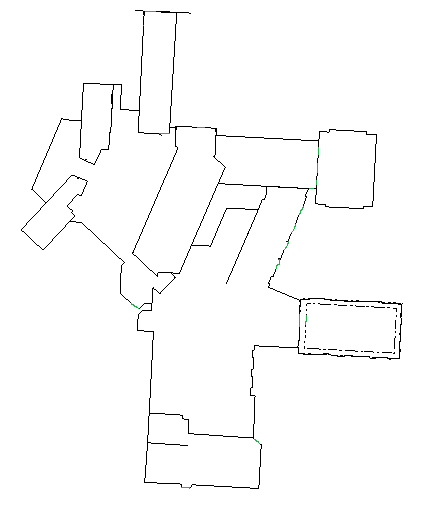
#> input picture buildings/export2.png, 448 x 515 px
$ python building.py
#> lines starting #> are read from the running program, lines starting #| are printed output that depends on the picture
import numpy as np
import scipy.ndimage
from enum import IntEnum
from collections import deque
from matplotlib import pyplot as plt


class Field(IntEnum):
    UNPROCESSED = 0
    OUTSIDE = 1
    WALL = 2
    DOOR = 3
    EXIT_DOOR = 4
    INSIDE = 5


class Direction(IntEnum):
    UNPROCESSED = 0
    UP = 1
    RIGHT = 2
    DOWN = 3
    LEFT = 4


class Building:

    def __init__(self, filename, origin='Antonio'):
#> called with filename = 'buildings/export2.png', origin = 'Antonio'
        self.image = scipy.ndimage.imread(filename)
#> self.image is the input picture: shape (515, 448, 4); mean R, G, B, A 251.2, 251.3, 251.2, 255
        self.image = self.image[:, :, :3]
#> self.image: shape (515, 448, 3)
        self.origin = origin
        if self.origin == 'Antonio':
            self.rmap = {(34, 177, 76): Field.DOOR,
                         (255, 255, 255): Field.INSIDE,
                         # also outside, but already done
                         (0, 0, 0): Field.WALL,
                         }
            self.cmap = {self.rmap[b]: b for b in self.rmap}
            self.cmap[Field.OUTSIDE] = (255, 255, 255)
        self.fields = np.zeros(self.image.shape[:2], dtype=int)
        self.direction = np.zeros(self.image.shape[:2], dtype=int)
        self.parse_fields()

    def neighbours(self, point):
        n, m = self.image.shape[:2]
        x, y = point
        for i, dx, dy in zip(range(1, 5), [-1, 0, 1, 0], [0, 1, 0, -1]):
            nx, ny = x + dx, y + dy
            if nx < 0 or nx >= n or ny < 0 or ny >= m:
                continue
            yield i, (nx, ny)

    def parse_fields(self):
        n, m = self.image.shape[:2]
#> n = 515; m = 448
        processed = {(0, 0)}
        outside = deque([(0, 0)])
        walls_doors = []
        while len(outside) > 0:
            x, y = outside.popleft()
            self.fields[x, y] = Field.OUTSIDE
            for i, (nx, ny) in self.neighbours((x, y)):
                if (nx, ny) not in processed and \
                        np.all(self.image[nx, ny] == self.image[x, y]):
                    outside.append((nx, ny))
                    processed.add((nx, ny))
                elif np.any(self.image[nx, ny] != self.image[x, y]):
                    walls_doors.append((nx, ny))
        colours = {tuple(self.image[x, y]) for x, y in walls_doors}
#> colours = 2 items

        print(colours)
#| {(0, 0, 0), (34, 177, 76)}

        for x in range(self.image.shape[0]):
            for y in range(self.image.shape[1]):
                el = tuple(self.image[x, y])
                if el in self.rmap and self.fields[x, y] == Field.UNPROCESSED:
                    self.fields[x, y] = self.rmap[el]
                elif el not in self.rmap:
                    print("Unknown field at ({}, {}) with value {}.".format(x, y, el))
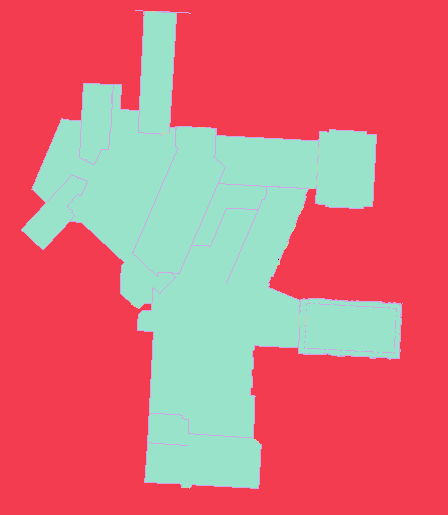
#> self.fields: shape (515, 448) int64; 5 distinct labels, from 0 to 5; one colour per label, 0 black
        exit_doors = [(xx, yy) for (xx, yy) in walls_doors
                      if tuple(self.image[xx, yy]) == self.cmap[Field.DOOR]]
#> exit_doors = 116 pairs, first value 11 to 488, second value 131 to 313
        for (x, y) in exit_doors:
            self.fields[x, y] = Field.EXIT_DOOR
#> this loop made 116 passes
#> (x, y) on passes 1 to 12: (11, 145), (11, 146), (11, 147), (11, 148), (11, 149), (11, 150), (11, 151), (11, 152), (11, 153), (11, 154), (11, 155), (25, 143)
#> self.fields: shape (515, 448) int64; 6 distinct labels, from 0 to 5
        self.bfs_inside(deque(exit_doors))

    def bfs_inside(self, queue):
        visited = set()
        while len(queue):
            x, y = queue.popleft()
            if (x, y) in visited:
                continue
            visited.add((x, y))
            for (i, (nx, ny)) in self.neighbours((x, y)):
                if self.fields[nx, ny] in [Field.WALL, Field.OUTSIDE]:
                    continue
                queue.append((nx, ny))
                if self.direction[nx, ny] == Field.UNPROCESSED:
                    self.direction[nx, ny] = (i + 2) % 4
                    if self.direction[nx, ny] == 0:
                        self.direction[nx, ny] = 4


if __name__ == '__main__':
    r1 = 'buildings/export2.png'
    bdg = Building(r1)
    plt.imshow(bdg.direction)
    plt.colorbar()
    plt.show()
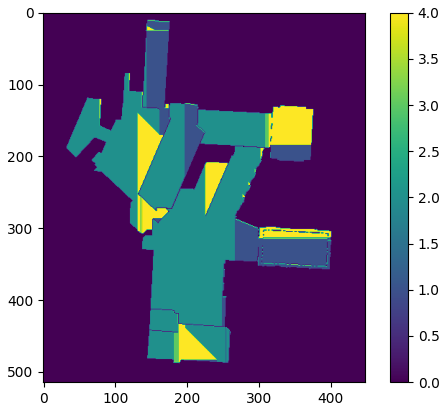
#> figure drawn by matplotlib, 2 panels
